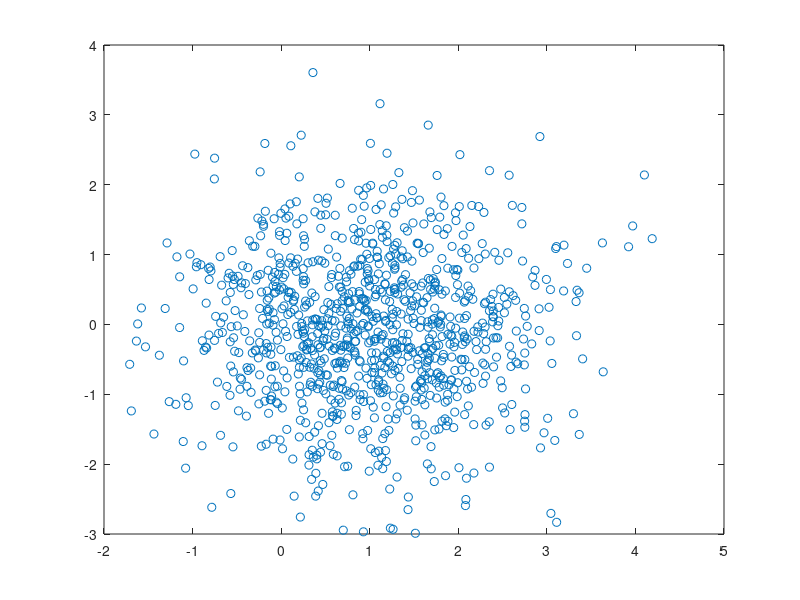

Recreate this plot in MATLAB.
%script to run mvnrnd

mu = [1 0];
sigma = [1 0;0 1];

%increase the size of N to see the distribution's concentration near the
%mean
N = 1000;

mI = mvnrnd(mu,sigma,N);

figure(1)
plot(mI(:,1),mI(:,2),'o')

